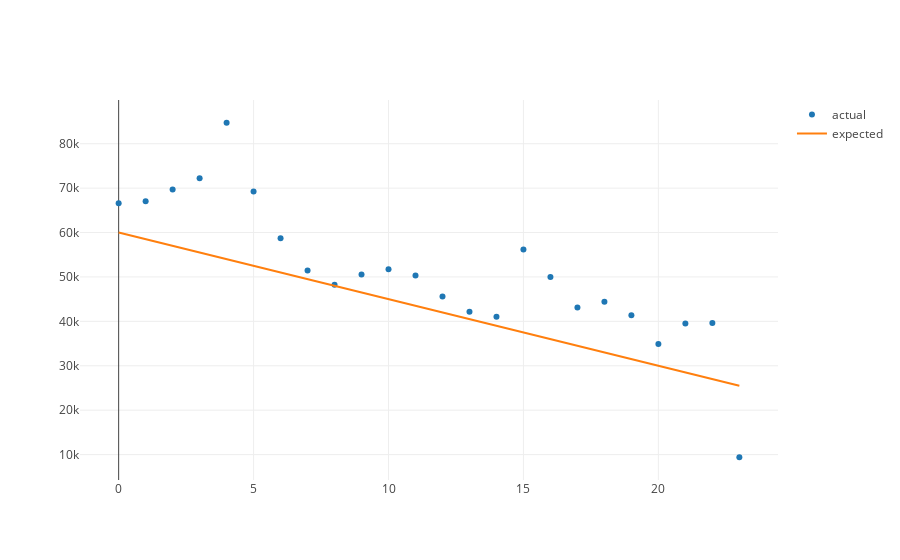

The notebook cell this image was saved under:
### Markdown cell above
Change the values of the variables `m` and `b` to see how our linear regression model updates in the graph below.

### Code cell
def y_hat(x):
    m = -1500
    b = 60000
    return m*x + b 


varying_y_hats = list(map(y_hat, months_since_september))
varying_model = {'x': months_since_september, 'y': varying_y_hats, 'name':'expected'}
iplot([scatter, varying_model])

### Figure 1 — Plotly figure (JSON) as saved in the notebook; plotly's stock layout.template omitted (floating-point values rounded to 4 significant figures)
{"data": [{"mode": "markers", "name": "actual", "type": "scatter", "uid": "e044f9a6-e1f2-4709-97b0-7bf235c856d2", "x": [0, 1, 2, 3, 4, 5, 6, 7, 8, 9, 10, 11, 12, 13, 14, 15, 16, 17, 18, 19, 20, 21, 22, 23], "y": [66609, 67048, 69664, 72238, 84721, 69224, 58697, 51430, 48239, 50574, 51707, 50305, 45590, 42180, 41054, 56182, 49965, 43094, 44414, 41393, 34903, 39535, 39627, 9400]}, {"name": "expected", "type": "scatter", "uid": "c6f485c3-d74b-4589-9286-da73b096c388", "x": [0, 1, 2, 3, 4, 5, 6, 7, 8, 9, 10, 11, 12, 13, 14, 15, 16, 17, 18, 19, 20, 21, 22, 23], "y": [60000, 58500, 57000, 55500, 54000, 52500, 51000, 49500, 48000, 46500, 45000, 43500, 42000, 40500, 39000, 37500, 36000, 34500, 33000, 31500, 30000, 28500, 27000, 25500]}], "layout": {"autosize": true, "xaxis": {"autorange": true, "range": [-1.417, 24.42], "type": "linear"}, "yaxis": {"autorange": true, "range": [3883.0, 90240.0], "type": "linear"}}}
